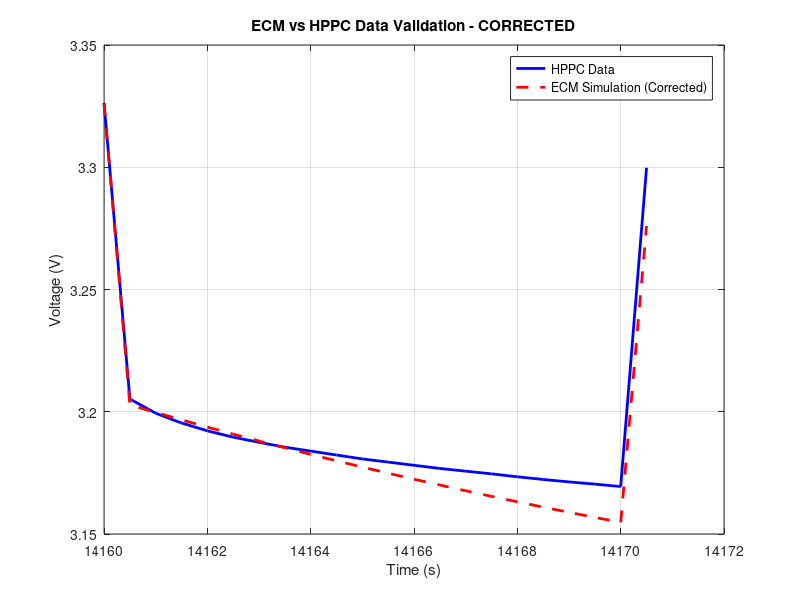

Here is the MATLAB script that generated this plot:
% ECM parameters (from EKF) - ORIGINAL REGION 2
R0 = 0.0012;  % 0.1 mΩ
R1 = 0.0009; % 6.21 mΩ  
R2 = 0.0005; % 2.85 mΩ
C1 = 28077.2;    % 9.9 kF
C2 = 34886.6;   % 14.6 kF
OCV = 3.326; % Initial OCV

% Time, Current, and Voltage data
t_data = [14160, 14160.5, 14161, 14161.5, 14162, 14162.5, 14163, 14163.5, ...
        14164, 14164.5, 14165, 14165.5, 14166, 14166.5, 14167, 14167.5, ...
        14168, 14168.5, 14169, 14169.5, 14170, 14170.5]; % Time (s)
    
I_data = [0, -100.0122, -100.0156, -100.0122, -100.0156, -100.0156, ...
           -100.0156, -100.0156, -100.0156, -100.0156, -100.0156, ...
           -100.0156, -100.0122, -100.0156, -100.0156, -100.0156, ...
           -100.0122, -100.0156, -100.0156, -100.0122, -100.0156, 0]; % Current (A)
      
V_data = [3.3263, 3.2052, 3.1994, 3.1954, 3.1922, 3.1896, 3.1875, ...
              3.1855, 3.1839, 3.1823, 3.1807, 3.1794, 3.1781, 3.1768, ...
              3.1757, 3.1746, 3.1734, 3.1723, 3.1713, 3.1704, 3.1694, 3.2998]; % Voltage (V)

% Initialize simulation
n_points = length(t_data);
t_sim = t_data - t_data(1); % Normalize time to start at 0

% Initialize state variables for RC circuits
V1 = 0; % Voltage across C1
V2 = 0; % Voltage across C2
V_sim = zeros(1, n_points);

% Simulate ECM response with time-varying current
for i = 1:n_points
    if i == 1
        % Initial condition
        V_sim(i) = OCV;
        V1 = 0;
        V2 = 0;
    else
        % Time step
        dt_actual = t_data(i) - t_data(i-1);
        I_current = I_data(i);
        
        % Update RC circuit voltages using exponential decay
        % CORRECTED: Remove abs() from RC equations
        exp_factor1 = exp(-dt_actual/(R1*C1));
        exp_factor2 = exp(-dt_actual/(R2*C2));
        
        V1 = V1 * exp_factor1 - I_current * R1 * (1 - exp_factor1);
        V2 = V2 * exp_factor2 - I_current * R2 * (1 - exp_factor2);
        
        % Calculate terminal voltage
        % CORRECTED: Remove abs() from R0 term
        V_sim(i) = OCV + I_current * R0 - V1 - V2;
    end
end

% Plot comparison
figure;
plot(t_data, V_data, 'b-', 'LineWidth', 2, 'DisplayName', 'HPPC Data');
hold on;
plot(t_data, V_sim, 'r--', 'LineWidth', 2, 'DisplayName', 'ECM Simulation (Corrected)');
xlabel('Time (s)');
ylabel('Voltage (V)');
legend;
title('ECM vs HPPC Data Validation - CORRECTED');
grid on;

% Calculate and display error metrics
rmse = sqrt(mean((V_data - V_sim).^2));
mae = mean(abs(V_data - V_sim));
max_error = max(abs(V_data - V_sim));

fprintf('Corrected Model Validation Metrics:\n');
fprintf('RMSE: %.6f V (%.2f mV)\n', rmse, rmse*1000);
fprintf('MAE: %.6f V (%.2f mV)\n', mae, mae*1000);
fprintf('Max Error: %.6f V (%.2f mV)\n', max_error, max_error*1000);
